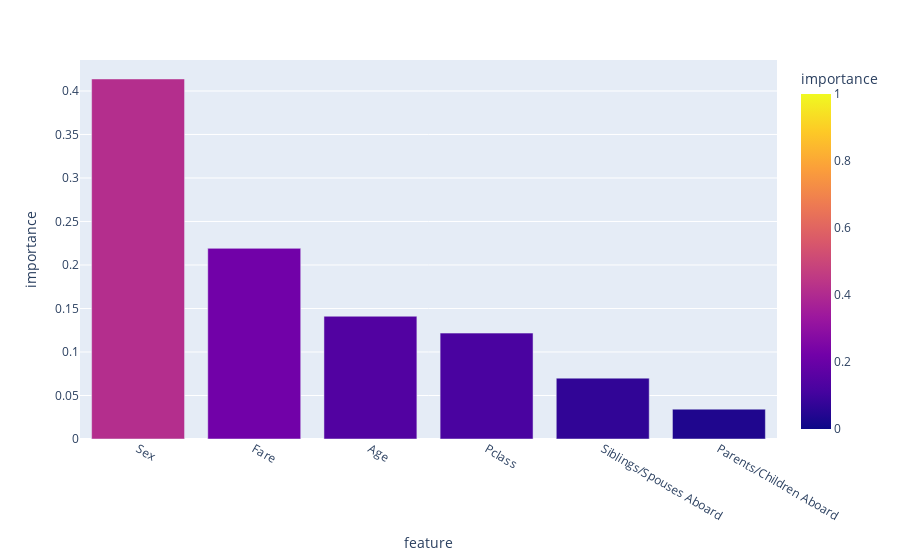

The code cell stored with this chart in its notebook:
### Code cell
fig = px.bar(df_rf_imp, x='feature', y='importance', color='importance', range_color=[0,1])
fig.show()

### Figure 1 — Plotly figure (JSON) as saved in the notebook; plotly's stock layout.template omitted (floating-point values rounded to 4 significant figures)
{"data": [{"hovertemplate": "feature=%{x}<br>importance=%{marker.color}<extra></extra>", "legendgroup": "", "marker": {"color": [0.4138, 0.2191, 0.1411, 0.1217, 0.06995, 0.03431], "coloraxis": "coloraxis", "pattern": {"shape": ""}}, "name": "", "orientation": "v", "showlegend": false, "textposition": "auto", "type": "bar", "x": ["Sex", "Fare", "Age", "Pclass", "Siblings/Spouses Aboard", "Parents/Children Aboard"], "xaxis": "x", "y": [0.4138, 0.2191, 0.1411, 0.1217, 0.06995, 0.03431], "yaxis": "y"}], "layout": {"barmode": "relative", "coloraxis": {"cmax": 1, "cmin": 0, "colorbar": {"title": {"text": "importance"}}, "colorscale": [[0, "#0d0887"], [0.1111, "#46039f"], [0.2222, "#7201a8"], [0.3333, "#9c179e"], [0.4444, "#bd3786"], [0.5556, "#d8576b"], [0.6667, "#ed7953"], [0.7778, "#fb9f3a"], [0.8889, "#fdca26"], [1, "#f0f921"]]}, "legend": {"tracegroupgap": 0}, "margin": {"t": 60}, "xaxis": {"anchor": "y", "domain": [0, 1], "title": {"text": "feature"}}, "yaxis": {"anchor": "x", "domain": [0, 1], "title": {"text": "importance"}}}}
